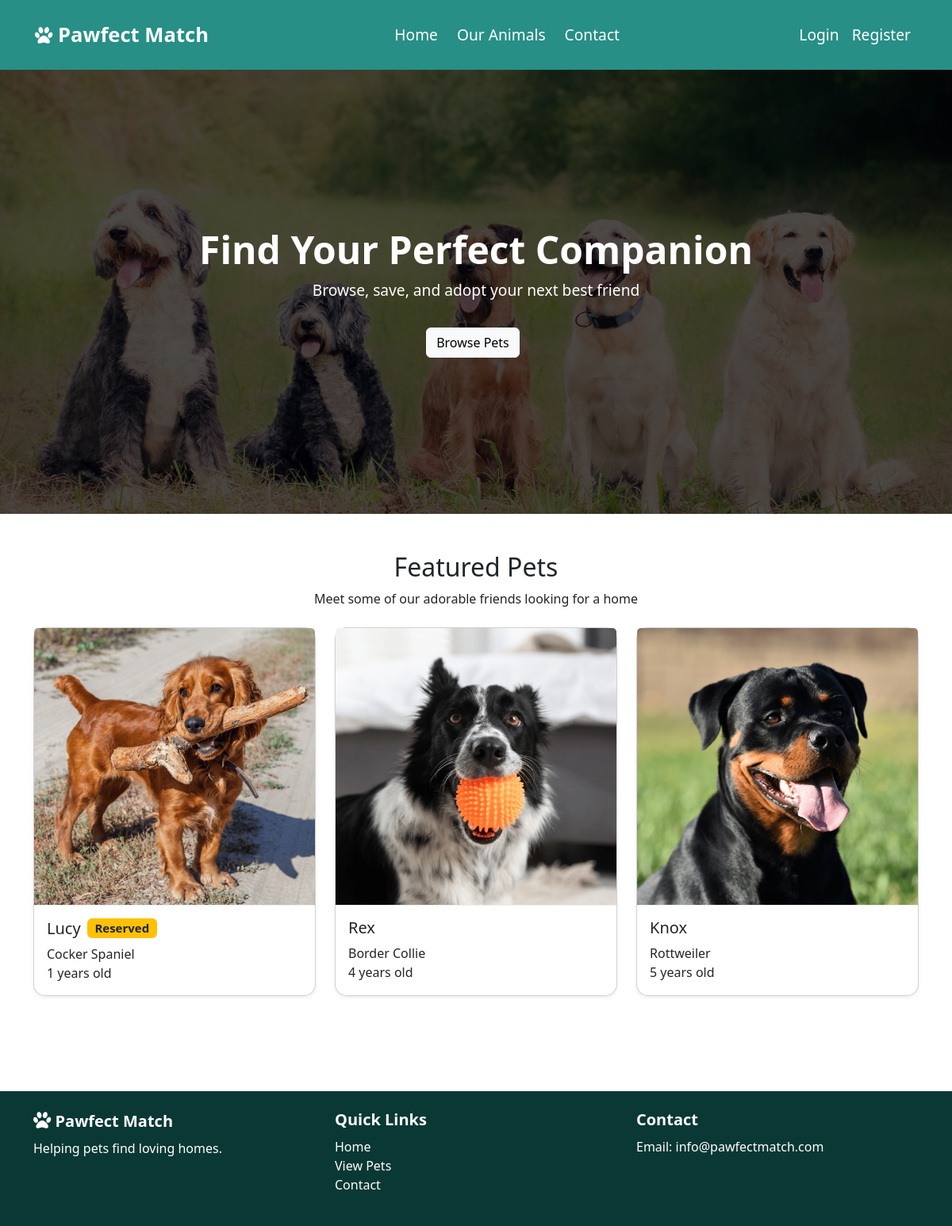
The page / on the database its author committed.
### tables this page shows
CREATE TABLE `pets` (
  `id` int(11) NOT NULL,
  `name` varchar(100) NOT NULL,
  `species` varchar(50) DEFAULT NULL,
  `breed` varchar(100) DEFAULT NULL,
  `age` int(11) DEFAULT NULL,
  `gender` varchar(10) DEFAULT NULL,
  `size` varchar(20) DEFAULT NULL,
  `description` text DEFAULT NULL,
  `vaccinated` tinyint(1) DEFAULT NULL,
  `neutered` tinyint(1) DEFAULT NULL,
  `good_with_kids` tinyint(1) DEFAULT NULL,
  `good_with_pets` tinyint(1) DEFAULT NULL,
  `energy_level` varchar(50) DEFAULT NULL,
  `date_added` timestamp NOT NULL DEFAULT current_timestamp(),
  `image` varchar(255) DEFAULT NULL,
  `status` varchar(20) DEFAULT 'available'
);

### index.php (the view, shortened to what this page needs)
<?php
$conn = new mysqli("localhost", "root", "", "pawfect");
$featured = $conn->query("SELECT * FROM pets ORDER BY RAND() LIMIT 3");
?>
<!DOCTYPE html>
<html lang="en">
<head>
    <link href="https://cdn.jsdelivr.net/npm/bootstrap@5.3.3/dist/css/bootstrap.min.css" rel="stylesheet">
    <link rel="stylesheet" type="text/css" href="styles/index.css">
    <link rel="stylesheet" href="https://cdnjs.cloudflare.com/ajax/libs/font-awesome/4.7.0/css/font-awesome.min.css">
</head>
<body>
    <?php include 'includes/navbar.php'; ?>
<section class="hero">
  <div class="hero-content fade-in">
    <h1>Find Your Perfect Companion</h1>
    <p>Browse, save, and adopt your next best friend</p>
    <a href="view_all.php" class="btn btn-light mt-3 me-2">Browse Pets</a>
  </div>
</section>
<div class="container py-5">
  <div class="text-center mb-4 fade-in">
    <h2>Featured Pets</h2>
    <p>Meet some of our adorable friends looking for a home</p>
  </div>
  <div class="row">
    <?php while ($pet = $featured->fetch_assoc()): ?>
      <div class="col-md-4 mb-4 fade-in">
        <a href="pet.php?id=<?php echo $pet['id']; ?>" class="card-link text-decoration-none text-dark">
          <div class="card h-100 shadow-sm pet-card">
            <img src="uploads/<?php echo $pet['image']; ?>"
                 class="card-img-top"
                 style="height: 350px; object-fit: cover;">
            <div class="card-body">
              <h5 class="card-title d-flex align-items-center gap-2">
                <?php echo htmlspecialchars($pet['name']); ?>
                <?php if ($pet['status'] === 'reserved'): ?>
                  <span class="badge bg-warning text-dark">Reserved</span>
                <?php endif; ?>
              </h5>
              <p class="card-text">
                <?php echo $pet['breed']; ?><br>
                <?php echo $pet['age']; ?> years old
              </p>
            </div>
          </div>
        </a>
      </div>
    <?php endwhile; ?>
  </div>
</div>
  <?php include 'includes/footer.php'; ?>
</body>
</html>

### styles/index.css (style rules this page uses)
.card img { border-bottom: 1px solid #eee; }
.card-link { text-decoration: none; color: inherit; }
.pet-card { transition: 0.2s; cursor: pointer; }
.hero { height: 70vh; background: url('/Pawfect/images/banner.jpg') center/cover no-repeat; display: flex; align-items: center; justify-content: center; position: relative; color: white; }
.hero::before { content: ""; position: absolute; inset: 0; background: rgba(0,0,0,0.7); }
.hero-content { position: relative; text-align: center; z-index: 2; }
.hero h1 { font-size: 3rem; font-weight: bold; }
.hero p { font-size: 1.2rem; }
.fade-in { opacity: 0; transform: translateY(30px); transition: all 0.8s ease; }
.fade-in.show { opacity: 1; transform: translateY(0); }
.pet-card { border-radius: 15px; transition: 0.3s; }

### rows shown on the page
pets: image (picture), name "Lucy", status "Reserved", breed "Cocker Spaniel", age "1"
pets: image (picture), name "Rex", breed "Border Collie", age "4"
pets: image (picture), name "Knox", breed "Rottweiler", age "5"
